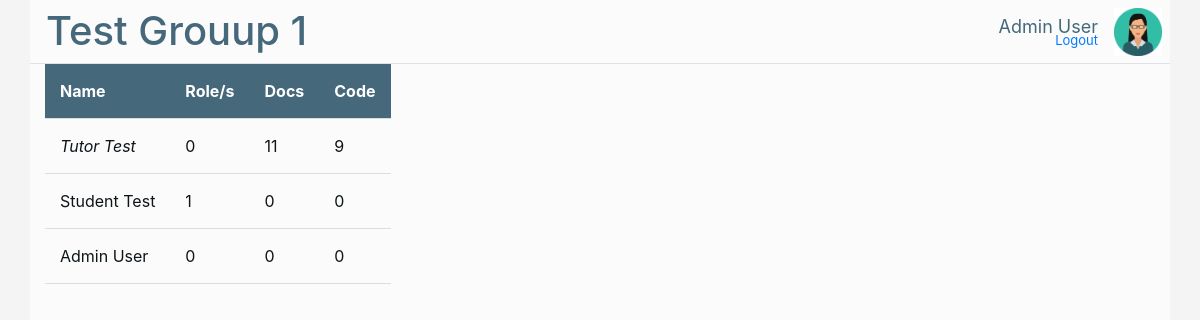
The app's page /dashboard/1/1/ (signed in), older data.
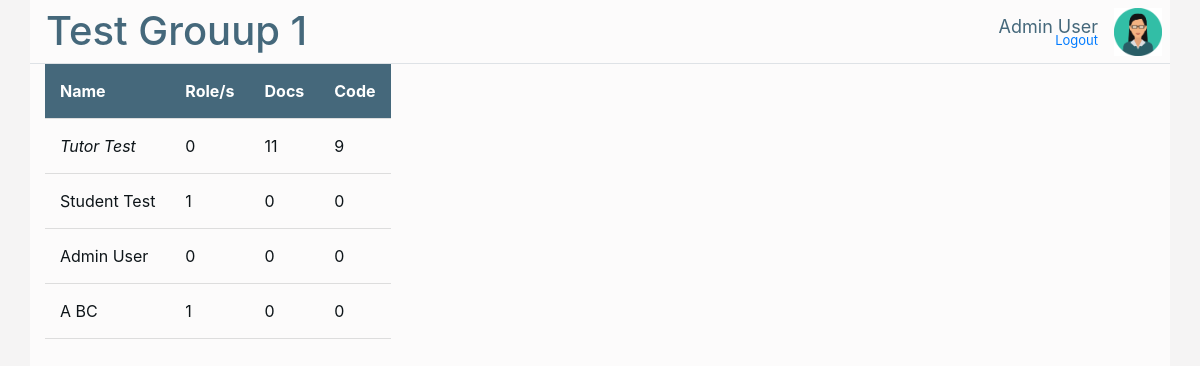
The same page, newer data.
### tracker_app/models.py (models this page shows)
class Group(models.Model):
    groupName = models.CharField(max_length = 30)
    unitCode = models.CharField(max_length = 7)

class TaskCategory(models.Model):
    categoryName = models.CharField(max_length = 30)
    description = models.TextField()
    submitted = models.BooleanField()
    date = models.DateField()
    group = models.ForeignKey(Group, on_delete=models.SET_NULL, null=True, blank=True)

class GroupMember(models.Model):
    roles = models.CharField(validators=[int_list_validator], max_length=10)
    person = models.ForeignKey(User, on_delete=models.SET_NULL, null=True, blank=True)
    group = models.ForeignKey(Group, on_delete=models.SET_NULL, null=True, blank=True)

### tracker_app/views.py (the view)
# urls.py: path('dashboard/<int:group_id>/', views.groupdash, name='groupdash'),
def groupdash(request, group_id, mem_id = -1):
    if (request.user is None) or (not request.user.is_authenticated):       # Always ensure we have a user
        return redirect('/login/')
    staff = request.user.groups.filter(name = "Editors").exists()
    mem = None
    user_mem = None
    members = []
    try:                                        # Attempt to get the group from the primary-key (id)
        g = models.Group.objects.get(pk = group_id)
        mems = list(models.GroupMember.objects.filter(group = g))
        tasks = list(models.TaskCategory.objects.filter(group = g))
        for mem in mems:
            if mem.person == request.user:
                user_mem = mem
                break
    except:                                     # Group doesn't exist, go back to userdash
        print("Group does not exist ", group_id)
        return redirect('/dashboard/')
    if (mem_id == -1) and (user_mem is not None):
        return redirect("/dashboard/{}/{}".format(group_id, user_mem.id))
    if user_mem is not None:
        owner = "0" in user_mem.roles
    else:
        owner = False
    if (user_mem is not None) and (mem_id != user_mem.id):
        if (not owner):
            return redirect("/dashboard/{}/{}".format(group_id, user_mem.id))
    members = []
    try:                                        # Attempt to get the active user, if there is any
        mem = models.GroupMember.objects.filter(group = g).get(pk = mem_id)
        for m in mems:
            m_tot = []
            entries = models.MemberEntry.objects.filter(groupMember = m)
            for t in tasks:
                val = 0
                for ent in list(entries.filter(category = t)):
                    val += ent.hoursSpent
                if  (m == user_mem) or (owner):
                    m_tot.append(val)
                else:
                    m_tot.append(" ")
            members.append((m, m_tot))
    except:                                     # Member does not exist, continue without any selection
        print("Member does not exist ", mem_id)
        return redirect("/dashboard/{}/".format(group_id))
    if (request.method == "POST") and (g is not None) and (mem is not None):
        return logtime(request, g, mem)
    return render(request, 'groupdash.html', {'group': g, 'members': members, 'tasks': tasks, 'active_member': mem, 'is_staff': staff, 'is_owner': owner, 'title': g.groupName})

### tracker_app/templates/groupdash.html (shortened to what this page needs)
{% extends "base.html" %}
{% block page_content %}
<table style="min-width: 40vh;">
    <tbody>
        <tr>
            <th>Name</th>
            <th>Role/s</th>
            {% for t in tasks %}
                <th>{{ t.categoryName }}</th>
            {% endfor %}
        </tr>
    {% for m in members %}
    <tr style='cursor: pointer; cursor: hand;' onclick="window.location='/dashboard/{{ group.pk }}/{{ m.0.pk }}/';">
        {% if active_member == m.0 %}
            <td class="selected-mem">{{ m.0.person.get_full_name }}</td>
            <td>{{ m.0.roles }}</td>
        {% else %}
            <td>{{ m.0.person.get_full_name }}</td>
            <td>{{ m.0.roles }}</td>
        {% endif %}
        {% for t in m.1 %}
            <td>{{ t }}</td>
        {% endfor %}
    </tr>
    {% endfor %}
</tbody>
</table>
{% endblock %}

### tracker_app/templates/base.html (shortened to what this page needs)
<!DOCTYPE html>
<html lang="en">
    <head>
        <link rel="stylesheet" href="https://stackpath.bootstrapcdn.com/bootstrap/4.5.2/css/bootstrap.min.css">
        {% load static %}
        <link rel="stylesheet" href="{% static 'style.css' %}">
    </head>
    <body style="background-color: var(--background0);">
        <div class="container" style="background-color: var(--background1); min-height: 100vh;">
            <div class="row  justify-content-center  header-height  border-bottom">
                <div class="col-12">
                    <div class="navbar-nav" style="display: block; position: absolute; right: 9vh; bottom: 0.6vh; margin: 0px; padding: 0px">
                        <a class="nav-item nav-link" href="{% url 'logout' %}" style="font-size: small;">Logout</a>
                    </div>
                    <h1 style="display: block; position: absolute; left: 2vh; bottom: 1vh; margin: 0px; padding: 0px; color:
                                var(--accent5); max-width: 80vh; overflow: hidden; text-overflow: ellipsis;">{{ title }}</h1>
                    <p style="display: block; position: absolute; right: 9vh; top: 1.6vh; margin: 0px; padding: 0px;
                                color: var(--accent5); font-size: large;">{{ request.user.get_full_name }}</p>
                    <div style="background: var(--accent2); border-radius: 100px; display: block; position: absolute; right:
                                1vh; width: 6vh; height: 6vh; top: 1vh;">
                        {% if user.is_superuser %}
                            <img width="100%" height="100%" src="{% static 'admin.png' %}">
                        {% else %}
                            {% if is_staff %}
                                <img width="100%" height="100%" src="{% static 'staff.png' %}">
                            {% else %}
                                <img width="100%" height="100%" src="{% static 'student.png' %}">
                            {% endif %}
                        {% endif %}
                        <a href="{% url 'profile' %}" style="cursor: pointer;">
                            <span class="group-span" style="width: 6vh; height: 6vh;"></span>
                        </a>
                    </div>
                </div>
            </div>
            <div class="row  justify-content-center  content-height">
                <div class="col-12  content-height">
                    {% block page_content %}{% endblock %}
                </div>
            </div>
        </div>
    </body>
</html>

### tracker_app/static/style.css (style rules this page uses)
:root { --background0: #f5f4f4; --background1: #fcfbfb; --background2: #ffffff; --accent0: #0e1519; --accent1: #32312c; --accent2: #187FA6; --accent3: #693464; --accent4: #c61a26; --accent5: #45687b; }
h1, h2, h3, h4, h5 { color: var(--accent0) }
body { color: var(--accent0) }
.header-height { min-height: 8%; max-height: 8%; height: 8%; min-height: 8vh; max-height: 8vh; height: 8vh; }
.content-height { min-height: 92%; max-height: 92%; height: 92%; min-height: 92vh; max-height: 92vh; height: 92vh; }
.border-bottom { border-style: solid; border-width: 0px 0px 2px 0px; border-color: var(--accent5); }
.group-span { position: absolute; top: 0; left: 0; z-index: 1000; display: inline; }
.selected-mem { font-style: italic; }
th, td { padding: 15px; text-align: left; border-bottom: 1px solid #ddd }
th { background-color: var(--accent5); color: white; }

Row changes from the older to the newer data that the page shows:
added GroupMember: person.last_name "A BC", roles "1", 1 "0" "0"
